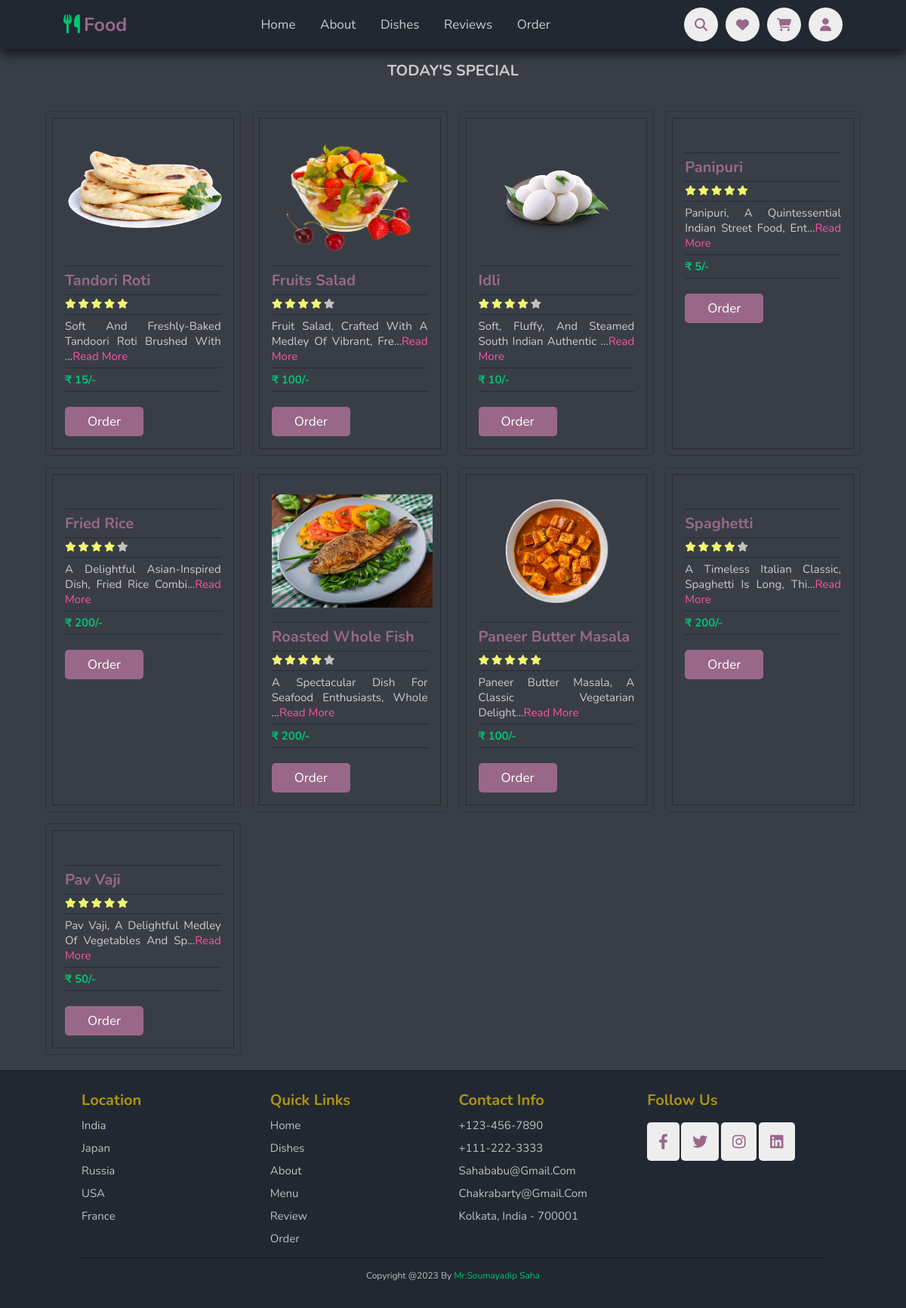
The page /special_dish.php on the database its author committed.
### tables this page shows
CREATE TABLE `dish` (
  `did` int(11) UNSIGNED NOT NULL,
  `dname` varchar(50) NOT NULL,
  `drating` int(5) NOT NULL,
  `dprice` double NOT NULL,
  `quantity` varchar(255) NOT NULL,
  `dcategory` int(11) UNSIGNED NOT NULL,
  `type` varchar(100) NOT NULL,
  `ingredients` varchar(255) NOT NULL,
  `is_featured` int(1) NOT NULL,
  `is_popular` int(1) NOT NULL,
  `dpicture` varchar(255) NOT NULL,
  `is_today` int(1) NOT NULL,
  `description` text NOT NULL
);

### special_dish.php (the view, shortened to what this page needs)
<?php
    include './Partials/header.php';
?>
<section class="dishes" id="dishes" style="margin-top:6rem;padding: 2rem 5%;">
    <h1 class="heading"> Today's Special </h1>
    <div class="box-container" style="margin-top:2rem;">
        <?php
            $popular_query = "select * from dish where is_today=1";
            $popular_result = mysqli_query($conn, $popular_query);
        ?>
        <?php while($popular = mysqli_fetch_assoc($popular_result)) { ?>
        <div class="box">
            <img src="<?= ROOT_URL . 'upload/' . $popular['dpicture'] ?>" alt="">
            <h3 style="text-align-last:left;"><?= $popular['dname'] ?></h3>
            <?php
                $food_name     = $popular['dname'];
                $review_query  = "select * from rating where pname='$food_name' order by rnumber desc limit 8";
                $average_result = mysqli_query($conn, $review_query);
                $total_rows = mysqli_num_rows($average_result);
                $average    = 0;
                while ($review_rateing = mysqli_fetch_assoc($average_result)) {
                    $average += $review_rateing['rnumber'];
                }
                if ($total_rows > 0)
                    $average = $average / $total_rows;
                else
                    $average = 0;
                $average = (int) $average;
            ?>
                    <?php if ($average == 4) { ?>
                        <div class="stars">
                            <i class="fas fa-star check"></i>
                            <i class="fas fa-star check"></i>
                            <i class="fas fa-star check"></i>
                            <i class="fas fa-star check"></i>
                            <i class="fas fa-star "></i>
                        </div>
                    <?php } ?>
                    <?php if ($average == 5) { ?>
                        <div class="stars">
                            <i class="fas fa-star check"></i>
                            <i class="fas fa-star check"></i>
                            <i class="fas fa-star check"></i>
                            <i class="fas fa-star check"></i>
                            <i class="fas fa-star check"></i>
                        </div>
                    <?php } ?>
            <div style="display:grid;text-align-last:left;">
            <p style="text-align:justify;hyphens: auto; color:#ccc;font-size:1.5rem;border-bottom:.1rem solid rgb(0, 0, 0, .3);padding:0.5rem 0;"><?= substr($popular['description'], 0, 50) ?>...<a href="<?= ROOT_URL ?>Buy.php?id=<?= $popular['did'] ?>" style="color:#FF52A2;font-size:1.5rem">read more</a></p>
                <span>₹ <?= $popular['dprice'] ?>/-</span>
                <a href="<?= ROOT_URL ?>Buy.php?id=<?= $popular['did'] ?>" style="width:fit-content" class="btn">order</a>
            </div>
        </div>
        <?php } ?>
    </div>
</section>
<?php
    include './Partials/footer.php'
?>

### CSS/style.css (style rules this page uses)
:root { --green: #00c476; --black: #996888; --light-color: #cacacaef; --box-shadow: 0 .5rem 1.5rem rgba(0, 0, 0, .768); --outline: .1rem solid rgb(0, 0, 0, .3); --outline-hover: .3rem solid #27ae60; --color-red-light: hsl(346, 87%, 46%, 15%); --color-green: #00c476; --color-green-light: hsl(156, 100%, 38%, 15%); --color-gray-900: #1e1e66; --color-red: #da0f3f; --color-red-light: hsl(346, 87%, 46%, 15%); --color-green: #00c476; --color-green-light: hsl(156, 100%, 38%, 15%); }
* { font-family: 'Nunito', sans-serif; margin: 0; padding: 0; box-sizing: border-box; text-decoration: none; outline: none; border: none; text-transform: capitalize; transition: all .2s linear; list-style: none; }
body { background: #222831; }
html { font-size: 62.5%; overflow-x: hidden; scroll-padding-top: 5.5rem; scroll-behavior: smooth; }
section { padding: 2rem 9%; }
section:nth-child(odd) { background: #393e46; }
.heading { text-align: center; color: #ccc; font-size: 2rem; padding-bottom: 2rem; text-transform: uppercase; }
.btn { margin-top: 2rem; display: inline-block; font-size: 1.7rem; color: #fff; background: var(--black); border-radius: .5rem; cursor: pointer; padding: 0.8rem 3rem; }
.dishes .box-container { display: grid; grid-template-columns: repeat(4, 1fr); gap: 1.5rem; }
.dishes .box-container .box { padding: 2.5rem; background: #393e46; border-radius: .5rem; border: .1rem solid rgba(0, 0, 0, .2); position: relative; overflow: hidden; text-align: center; outline: var(--outline); outline-offset: -1rem; }
.dishes .box-container .box img { height: 15rem; margin: 1rem 0; }
.dishes .box-container .box h3 { border-top: var(--outline); border-bottom: var(--outline); color: var(--black); margin-top: .5rem; padding: 0.5rem 0; font-size: 2rem; }
.dishes .box-container .box .stars { text-align-last: left; }
.stars { padding: .5rem 0; border-bottom: var(--outline); }
.stars i { font-size: 1.3rem; color: var(--light-color); }
.stars .check { color: #f0f66e; }
.dishes .box-container .box span { color: var(--green); font-weight: bolder; padding: 0.5rem 0; font-size: 1.5rem; border-bottom: var(--outline); }

### rows shown on the page
dish: dpicture (picture), dname "Tandori Roti", description "Soft And Freshly-Baked Tandoori Roti Brushed With", dprice "15"
dish: dpicture (picture), dname "Fruits Salad", description "Fruit Salad, Crafted With A Medley Of Vibrant, Fre", dprice "100"
dish: dpicture (picture), dname "Idli", description "Soft, Fluffy, And Steamed South Indian Authentic", dprice "10"
dish: dname "Panipuri", description "Panipuri, A Quintessential Indian Street Food, Ent", dprice "5"
dish: dname "Fried Rice", description "A Delightful Asian-Inspired Dish, Fried Rice Combi", dprice "200"
dish: dpicture (picture), dname "Roasted Whole Fish", description "A Spectacular Dish For Seafood Enthusiasts, Whole", dprice "200"
dish: dpicture (picture), dname "Paneer Butter Masala", description "Paneer Butter Masala, A Classic Vegetarian Delight", dprice "100"
dish: dname "Spaghetti", description "A Timeless Italian Classic, Spaghetti Is Long, Thi", dprice "200"
dish: dname "Pav Vaji", description "Pav Vaji, A Delightful Medley Of Vegetables And Sp", dprice "50"
